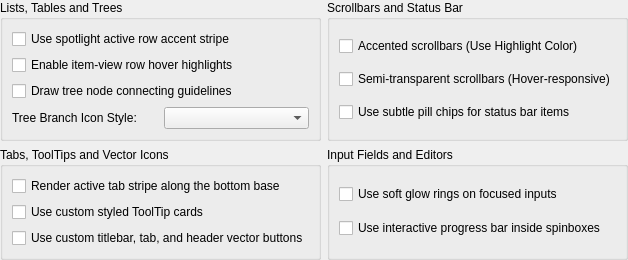
<?xml version="1.0" encoding="UTF-8"?>
<ui version="4.0">
 <class>LC_SettingsPageSkinControls</class>
 <widget class="QWidget" name="LC_SettingsPageSkinControls">
  <property name="geometry">
   <rect>
    <x>0</x>
    <y>0</y>
    <width>612</width>
    <height>255</height>
   </rect>
  </property>
  <layout class="QGridLayout" name="gridLayout_main">
   <property name="leftMargin">
    <number>0</number>
   </property>
   <property name="topMargin">
    <number>0</number>
   </property>
   <property name="rightMargin">
    <number>0</number>
   </property>
   <property name="bottomMargin">
    <number>0</number>
   </property>
   <item row="2" column="0">
    <spacer name="verticalSpacer">
     <property name="orientation">
      <enum>Qt::Orientation::Vertical</enum>
     </property>
     <property name="sizeHint" stdset="0">
      <size>
       <width>20</width>
       <height>0</height>
      </size>
     </property>
    </spacer>
   </item>
   <item row="0" column="0">
    <widget class="QGroupBox" name="gbViews">
     <property name="title">
      <string>Lists, Tables and Trees</string>
     </property>
     <layout class="QGridLayout" name="gridLayout_views">
      <item row="0" column="0" colspan="2">
       <widget class="QCheckBox" name="chkActiveRowSpotlight">
        <property name="toolTip">
         <string>Draw an accent highlight stripe on the left edge of selected row.</string>
        </property>
        <property name="text">
         <string>Use spotlight active row accent stripe</string>
        </property>
       </widget>
      </item>
      <item row="1" column="0" colspan="2">
       <widget class="QCheckBox" name="chkShowItemViewHover">
        <property name="toolTip">
         <string>Enable responsive row-level hover highlighting on lists, tables, and tree views.</string>
        </property>
        <property name="text">
         <string>Enable item-view row hover highlights</string>
        </property>
       </widget>
      </item>
      <item row="2" column="0" colspan="2">
       <widget class="QCheckBox" name="chkShowTreeConnectingLines">
        <property name="toolTip">
         <string>Draw subtle guidelines linking child nodes to parents.</string>
        </property>
        <property name="text">
         <string>Draw tree node connecting guidelines</string>
        </property>
       </widget>
      </item>
      <item row="3" column="0">
       <widget class="QLabel" name="lblBranchStyle">
        <property name="toolTip">
         <string>Select visual style to draw expand/collapse nodes in tree views.</string>
        </property>
        <property name="text">
         <string>Tree Branch Icon Style:</string>
        </property>
       </widget>
      </item>
      <item row="3" column="1">
       <widget class="QComboBox" name="cbBranchIndicatorStyle">
        <property name="toolTip">
         <string>Select visual style for tree branch indicators.</string>
        </property>
        <property name="sizeAdjustPolicy">
         <enum>QComboBox::SizeAdjustPolicy::AdjustToContents</enum>
        </property>
       </widget>
      </item>
     </layout>
    </widget>
   </item>
   <item row="1" column="0">
    <widget class="QGroupBox" name="gbTabsToolTips">
     <property name="title">
      <string>Tabs, ToolTips and Vector Icons</string>
     </property>
     <layout class="QVBoxLayout" name="verticalLayout_tabstips">
      <item>
       <widget class="QCheckBox" name="chkTabStripeAtBottom">
        <property name="toolTip">
         <string>Render active tab stripe along bottom base when tabs are on top.</string>
        </property>
        <property name="text">
         <string>Render active tab stripe along the bottom base</string>
        </property>
       </widget>
      </item>
      <item>
       <widget class="QCheckBox" name="chkCustomToolTipCard">
        <property name="toolTip">
         <string>Render translucent card overlays with automatic contrast borders for tooltips.</string>
        </property>
        <property name="text">
         <string>Use custom styled ToolTip cards</string>
        </property>
       </widget>
      </item>
      <item>
       <widget class="QCheckBox" name="chkCustomVectorIcons">
        <property name="toolTip">
         <string>Use clean anti-aliased vector buttons for dock close, tabs, and header sorts.</string>
        </property>
        <property name="text">
         <string>Use custom titlebar, tab, and header vector buttons</string>
        </property>
       </widget>
      </item>
     </layout>
    </widget>
   </item>
   <item row="0" column="1">
    <widget class="QGroupBox" name="gbScrollbarsStatus">
     <property name="title">
      <string>Scrollbars and Status Bar</string>
     </property>
     <layout class="QVBoxLayout" name="verticalLayout_scrollstatus">
      <item>
       <widget class="QCheckBox" name="chkHighContrastScrollbars">
        <property name="toolTip">
         <string>Render scrollbars using active highlight accent color.</string>
        </property>
        <property name="text">
         <string>Accented scrollbars (Use Highlight Color)</string>
        </property>
       </widget>
      </item>
      <item>
       <widget class="QCheckBox" name="chkTransparentScrollbars">
        <property name="toolTip">
         <string>Render scrollbar handles translucent when idle, solid on hover.</string>
        </property>
        <property name="text">
         <string>Semi-transparent scrollbars (Hover-responsive)</string>
        </property>
       </widget>
      </item>
      <item>
       <widget class="QCheckBox" name="chkUseStatusPillChips">
        <property name="toolTip">
         <string>Render status bar readouts and layer indicators as modern rounded pill chips.</string>
        </property>
        <property name="text">
         <string>Use subtle pill chips for status bar items</string>
        </property>
       </widget>
      </item>
     </layout>
    </widget>
   </item>
   <item row="1" column="1">
    <widget class="QGroupBox" name="gbInputs">
     <property name="title">
      <string>Input Fields and Editors</string>
     </property>
     <layout class="QVBoxLayout" name="verticalLayout_inputs">
      <item>
       <widget class="QCheckBox" name="chkFocusedInputGlow">
        <property name="toolTip">
         <string>Render soft glow focus rings around coordinate inputs and edit fields.</string>
        </property>
        <property name="text">
         <string>Use soft glow rings on focused inputs</string>
        </property>
       </widget>
      </item>
      <item>
       <widget class="QCheckBox" name="chkUseSpinBoxProgressBar">
        <property name="toolTip">
         <string>Render interactive progress bar inside numeric spinboxes.</string>
        </property>
        <property name="text">
         <string>Use interactive progress bar inside spinboxes</string>
        </property>
       </widget>
      </item>
     </layout>
    </widget>
   </item>
  </layout>
 </widget>
 <resources/>
 <connections/>
</ui>
